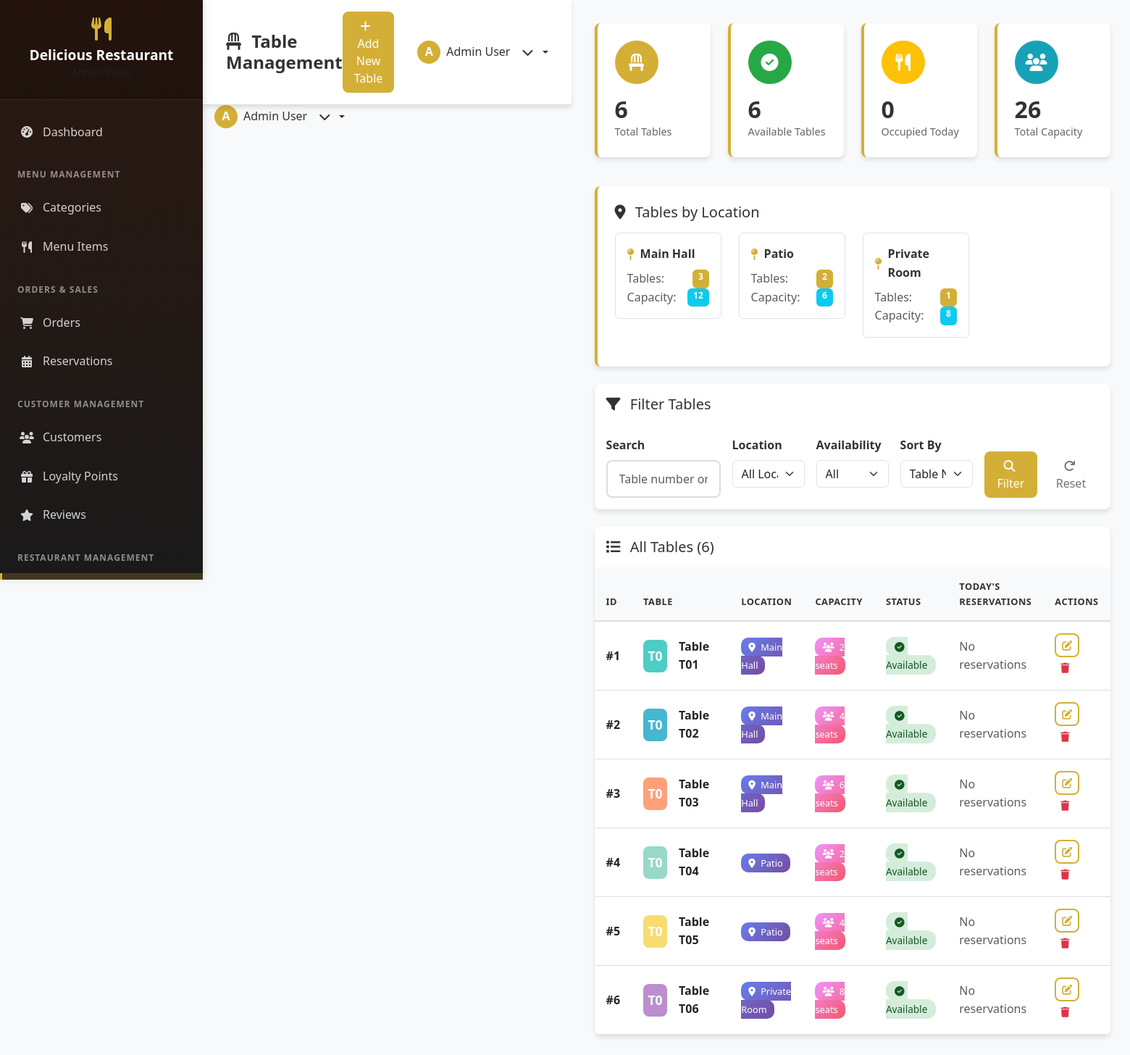
Screenshot of /admin/tables.php (signed in) with the database file from the repository.
### tables this page shows
CREATE TABLE tables (
    id INT PRIMARY KEY AUTO_INCREMENT,
    table_number VARCHAR(10) UNIQUE NOT NULL,
    capacity INT NOT NULL,
    location VARCHAR(50),  
    is_available BOOLEAN DEFAULT TRUE,
    created_at TIMESTAMP DEFAULT CURRENT_TIMESTAMP
);

### admin/tables.php (the view, shortened to what this page needs)
<?php
$conn = getDBConnection();
try {
    $stmt = $conn->query("SELECT COUNT(*) as total FROM tables");
    $total_tables = $stmt->fetch()['total'];
    $stmt = $conn->query("SELECT COUNT(*) as total FROM tables WHERE is_available = 1");
    $available_tables = $stmt->fetch()['total'];
    $stmt = $conn->query("SELECT COUNT(DISTINCT table_id) as total FROM reservations WHERE status IN ('confirmed', 'seated') AND reservation_date = CURDATE()");
    $occupied_tables = $stmt->fetch()['total'];
    $stmt = $conn->query("SELECT SUM(capacity) as total FROM tables WHERE is_available = 1");
    $total_capacity = $stmt->fetch()['total'] ?? 0;
    $stmt = $conn->query("SELECT location, COUNT(*) as count, SUM(capacity) as capacity FROM tables GROUP BY location ORDER BY count DESC");
    $location_distribution = $stmt->fetchAll();
} catch (PDOException $e) {
    $error = "Database error: " . $e->getMessage();
}
$search = isset($_GET['search']) ? trim($_GET['search']) : '';
$sort_by = isset($_GET['sort_by']) ? $_GET['sort_by'] : 'table_number';
$query = "SELECT t.*,
          (SELECT COUNT(*) FROM reservations r WHERE r.table_id = t.id AND r.status IN ('confirmed', 'seated') AND r.reservation_date = CURDATE()) as current_reservations
          FROM tables t WHERE 1=1";
$params = [];
switch ($sort_by) {
    case 'table_number':
        $query .= " ORDER BY CAST(SUBSTRING(t.table_number, 1) AS UNSIGNED), t.table_number";
        break;
}
try {
    $stmt = $conn->prepare($query);
    $stmt->execute($params);
    $tables = $stmt->fetchAll();
} catch (PDOException $e) {
    $error = "Error fetching tables: " . $e->getMessage();
    $tables = [];
}
$avatar_colors = ['#FF6B6B', '#4ECDC4', '#45B7D1', '#FFA07A', '#98D8C8', '#F7DC6F', '#BB8FCE', '#85C1E2'];
?>
<!DOCTYPE html>
<html lang="en">
<head>
    <link href="https://cdn.jsdelivr.net/npm/bootstrap@5.3.0/dist/css/bootstrap.min.css" rel="stylesheet">
    <link href="https://cdnjs.cloudflare.com/ajax/libs/font-awesome/6.4.0/css/all.min.css" rel="stylesheet">
    <link href="../assets/css/admin.css" rel="stylesheet">
</head>
<body>
    <?php
    $header_actions = '
        <button type="button" class="btn btn-primary" data-bs-toggle="modal" data-bs-target="#addModal">
            <i class="fas fa-plus me-2"></i>Add New Table
        </button>';
    ?>
    <div class="admin-wrapper">
        <?php include 'includes/sidebar.php'; ?>
        <div class="admin-content">
            <?php include 'includes/header.php'; ?>
            <div class="content-body">
                <div class="dropdown admin-dropdown ms-3">
                            <button class="dropdown-toggle" type="button" data-bs-toggle="dropdown">
                                <div class="admin-avatar">
                                    <?php echo strtoupper(substr($_SESSION['admin_name'], 0, 1)); ?>
                                </div>
                                <span><?php echo $_SESSION['admin_name']; ?></span>
                                <i class="fas fa-chevron-down ms-2"></i>
                            </button>
                        </div>
                    </div>
                </div>
            <main class="main-content">
                <div class="row mb-4">
                    <div class="col-lg-3 col-md-6 mb-3">
                        <div class="stats-card">
                            <div class="stats-icon primary">
                                <i class="fas fa-chair"></i>
                            </div>
                            <h3 class="stats-number"><?php echo $total_tables; ?></h3>
                            <p class="stats-label">Total Tables</p>
                        </div>
                    </div>
                    <div class="col-lg-3 col-md-6 mb-3">
                        <div class="stats-card">
                            <div class="stats-icon success">
                                <i class="fas fa-check-circle"></i>
                            </div>
                            <h3 class="stats-number"><?php echo $available_tables; ?></h3>
                            <p class="stats-label">Available Tables</p>
                        </div>
                    </div>
                    <div class="col-lg-3 col-md-6 mb-3">
                        <div class="stats-card">
                            <div class="stats-icon warning">
                                <i class="fas fa-utensils"></i>
                            </div>
                            <h3 class="stats-number"><?php echo $occupied_tables; ?></h3>
                            <p class="stats-label">Occupied Today</p>
                        </div>
                    </div>
                    <div class="col-lg-3 col-md-6 mb-3">
                        <div class="stats-card">
                            <div class="stats-icon info">
                                <i class="fas fa-users"></i>
                            </div>
                            <h3 class="stats-number"><?php echo $total_capacity; ?></h3>
                            <p class="stats-label">Total Capacity</p>
                        </div>
                    </div>
                </div>
                <?php if (!empty($location_distribution)): ?>
                <div class="row mb-4">
                    <div class="col-12">
                        <div class="stats-card">
                            <h5 class="mb-3">
                                <i class="fas fa-map-marker-alt me-2"></i>
                                Tables by Location
                            </h5>
                            <div class="row">
                                <?php foreach ($location_distribution as $dist): ?>
                                    <div class="col-lg-3 col-md-4 col-sm-6 mb-3">
                                        <div class="p-3 border rounded">
                                            <div class="d-flex align-items-center mb-2">
                                                <i class="fas fa-map-pin text-primary me-2"></i>
                                                <strong><?php echo htmlspecialchars($dist['location']); ?></strong>
                                            </div>
                                            <div class="d-flex justify-content-between">
                                                <span class="text-muted">Tables:</span>
                                                <span class="badge bg-primary"><?php echo $dist['count']; ?></span>
                                            </div>
                                            <div class="d-flex justify-content-between">
                                                <span class="text-muted">Capacity:</span>
                                                <span class="badge bg-info"><?php echo $dist['capacity']; ?></span>
                                            </div>
                                        </div>
                                    </div>
                                <?php endforeach; ?>
                            </div>
                        </div>
                    </div>
                </div>
                <?php endif; ?>
                <div class="data-table mb-4">
                    <div class="table-header p-3">
                        <h5 class="mb-0">
                            <i class="fas fa-filter me-2"></i>
                            Filter Tables
                        </h5>
                    </div>
                    <div class="p-3">
                        <form method="GET" action="" class="row g-3">
                            <div class="col-md-3">
                                <label class="form-label">Search</label>
                                <input type="text" name="search" class="form-control"
                                       placeholder="Table number or location..."
                                       value="<?php echo htmlspecialchars($search); ?>">
                            </div>
                            <div class="col-md-2">
                                <label class="form-label">Location</label>
                                <select name="location" class="form-select">
                                    <option value="">All Locations</option>
                                </select>
                            </div>
                            <div class="col-md-2">
                                <label class="form-label">Availability</label>
                                <select name="availability" class="form-select">
                                    <option value="">All</option>
                                </select>
                            </div>
                            <div class="col-md-2">
                                <label class="form-label">Sort By</label>
                                <select name="sort_by" class="form-select">
                                    <option value="table_number" <?php echo $sort_by === 'table_number' ? 'selected' : ''; ?>>Table Number</option>
                                </select>
                            </div>
                            <div class="col-md-3 d-flex align-items-end">
                                <button type="submit" class="btn btn-primary me-2">
                                    <i class="fas fa-search me-1"></i>Filter
                                </button>
                                <a href="tables.php" class="btn btn-outline-secondary">
                                    <i class="fas fa-redo me-1"></i>Reset
                                </a>
                            </div>
                        </form>
                    </div>
                </div>
                <div class="data-table">
                    <div class="table-header p-3">
                        <h5 class="mb-0">
                            <i class="fas fa-list me-2"></i>
                            All Tables (<?php echo count($tables); ?>)
                        </h5>
                    </div>
                    <div class="table-responsive">
                        <table class="table table-hover align-middle mb-0">
                            <thead>
                                <tr>
                                    <th>ID</th>
                                    <th>Table</th>
                                    <th>Location</th>
                                    <th>Capacity</th>
                                    <th>Status</th>
                                    <th>Today's Reservations</th>
                                    <th>Actions</th>
                                </tr>
                            </thead>
                            <tbody>
                                <?php if (!empty($tables)): ?>
                                    <?php foreach ($tables as $index => $table): ?>
                                        <?php
                                            $avatar_color = $avatar_colors[$table['id'] % count($avatar_colors)];
                                            $is_occupied = $table['current_reservations'] > 0;
                                        ?>
                                        <tr>
                                            <td><strong>#<?php echo $table['id']; ?></strong></td>
                                            <td>
                                                <div class="d-flex align-items-center">
                                                    <div class="table-avatar me-3" style="background-color: <?php echo $avatar_color; ?>;">
                                                        <?php echo strtoupper(substr($table['table_number'], 0, 2)); ?>
                                                    </div>
                                                    <div>
                                                        <strong>Table <?php echo htmlspecialchars($table['table_number']); ?></strong>
                                                    </div>
                                                </div>
                                            </td>
                                            <td>
                                                <span class="location-badge">
                                                    <i class="fas fa-map-marker-alt me-1"></i>
                                                    <?php echo htmlspecialchars($table['location'] ?? 'N/A'); ?>
                                                </span>
                                            </td>
                                            <td>
                                                <span class="capacity-badge">
                                                    <i class="fas fa-users me-1"></i>
                                                    <?php echo $table['capacity']; ?> seats
                                                </span>
                                            </td>
                                            <td>
                                                <?php if (!$table['is_available']): ?>
                                                    <span class="status-unavailable">
                                                        <i class="fas fa-times-circle me-1"></i>Unavailable
                                                    </span>
                                                <?php elseif ($is_occupied): ?>
                                                    <span class="status-occupied">
                                                        <i class="fas fa-utensils me-1"></i>Occupied
                                                    </span>
                                                <?php else: ?>
                                                    <span class="status-available">
                                                        <i class="fas fa-check-circle me-1"></i>Available
                                                    </span>
                                                <?php endif; ?>
                                            </td>
                                            <td>
                                                <?php if ($table['current_reservations'] > 0): ?>
                                                    <span class="badge bg-warning">
                                                        <?php echo $table['current_reservations']; ?> reservation(s)
                                                    </span>
                                                <?php else: ?>
                                                    <span class="text-muted">No reservations</span>
                                                <?php endif; ?>
                                            </td>
                                            <td>
                                                <button class="btn btn-outline-primary btn-sm me-1"
                                                        onclick="editTable(<?php echo htmlspecialchars(json_encode($table)); ?>)"
                                                        data-bs-toggle="modal" data-bs-target="#editModal">
                                                    <i class="fas fa-edit"></i>
                                                </button>
                                                <button class="btn btn-outline-danger btn-sm"
                                                        onclick="deleteTable(<?php echo $table['id']; ?>, '<?php echo htmlspecialchars($table['table_number']); ?>', <?php echo $table['current_reservations']; ?>)"
                                                        data-bs-toggle="modal" data-bs-target="#deleteModal">
                                                    <i class="fas fa-trash"></i>
                                                </button>
                                            </td>
                                        </tr>
                                    <?php endforeach; ?>
                                <?php endif; ?>
                            </tbody>
                        </table>
                    </div>
                </div>
            </main>
        </div>
</body>
</html>

### rows the page displays
tables: id "1", table_number "T0", table_number "T01", location "Main Hall", capacity "2", is_available 1 (drawn)
tables: id "2", table_number "T0", table_number "T02", location "Main Hall", capacity "4", is_available 1 (drawn)
tables: id "3", table_number "T0", table_number "T03", location "Main Hall", capacity "6", is_available 1 (drawn)
tables: id "4", table_number "T0", table_number "T04", location "Patio", capacity "2", is_available 1 (drawn)
tables: id "5", table_number "T0", table_number "T05", location "Patio", capacity "4", is_available 1 (drawn)
tables: id "6", table_number "T0", table_number "T06", location "Private Room", capacity "8", is_available 1 (drawn)

### other values shown
$page_title "Table Management"
substr($_SESSION['admin_name'], 0, 1) "A"
$_SESSION['admin_name'] "Admin User"
$total_tables "6"
$available_tables "6"
$occupied_tables "0"
$total_capacity "26"
$dist['location'] "Main Hall"
$dist['count'] "3"
$dist['capacity'] "12"
$dist['location'] "Patio"
$dist['count'] "2"
$dist['capacity'] "6"
$dist['location'] "Private Room"
$dist['count'] "1"
